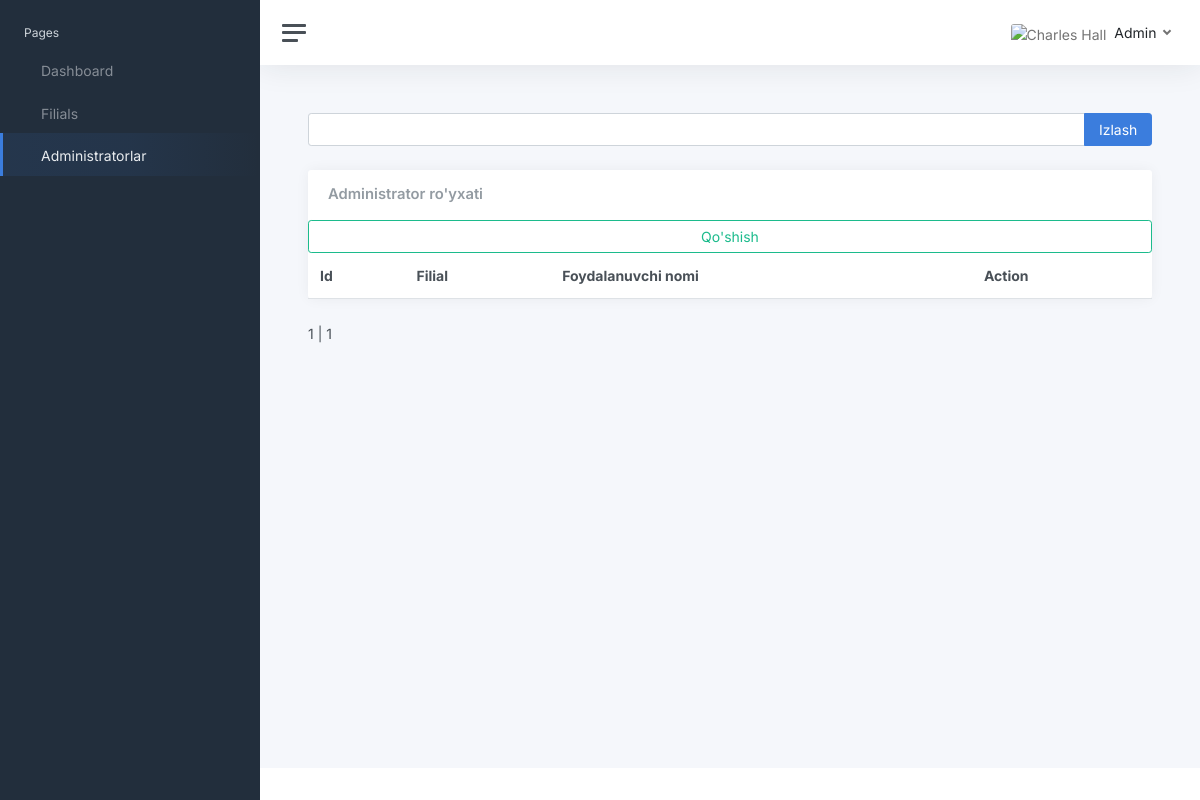
The page /superadmin/admins/ (signed in) on the database as committed earlier.
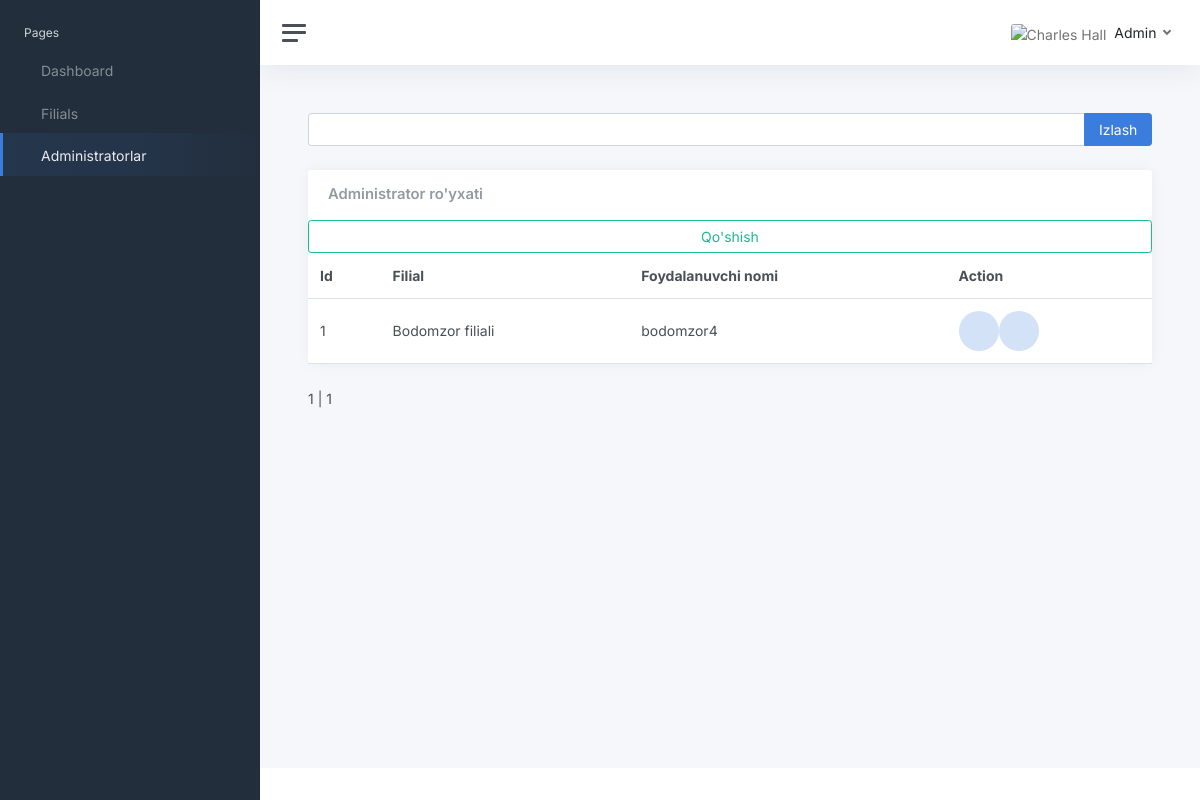
The same page on the database as committed later.
### apps/superadmin/models.py (models this page shows, shortened)
class Administrator(models.Model):
    user = models.OneToOneField(User, on_delete=models.CASCADE)
    telegram_id = models.BigIntegerField(unique=True)
    filial = models.ForeignKey(Filial, on_delete=models.SET_NULL, null=True, blank=True)
    full_name = models.CharField(max_length=255)

class Filial(models.Model):
    filial_name = models.CharField(max_length=200, null=True, blank=True)
    class Meta:
        verbose_name = "Filial"
        verbose_name_plural = "Filiallar"

### apps/superadmin/views.py (the view)
# urls.py: path('admins/', views.admin_list, name='admin_adminstrators'),
@login_required(login_url="/login/")
def admin_list(request):
    if not request.user.is_superuser:
        return redirect('/login/')
    admins = Administrator.objects.select_related('user', 'filial')
    search_query = request.GET.get('q')
    if search_query:
        admins = admins.filter(
            Q(full_name__icontains=search_query) |
            Q(user__username__icontains=search_query)
        )
    paginator = Paginator(admins, 50)
    page_number = request.GET.get('page')
    page_obj = paginator.get_page(page_number)
    context = {
        'page_obj': page_obj,
        'segment': 'admins'
    }
    return render(request, 'home/superuser/adminstrators.html', context)

### apps/templates/home/superuser/adminstrators.html (shortened to what this page needs)
{% extends "layouts/base.html" %}
{% load static %}
{% block body_class %} dashboard {% endblock body_class %}
{% block stylesheets %}
  <link href="{% static 'css/app.css' %}" rel="stylesheet">
{% endblock stylesheets %}
{% block content %}
			<main class="content">
				<div class="container-fluid p-0">
					<form class="input-group mb-4" method="get">
						<input class="form-control" type="text" name="q" value="{{ search_query }}">
						<button class="input-group-text btn btn-primary" type="submit">Izlash</button>
					</form>
					<div class="row">
						<div class="col-12 col-lg-12 col-xxl-12 d-flex">
							<div class="card flex-fill">
								<div class="card-header">
									<h5 class="card-title mb-0">Administrator ro'yxati</h5>
								</div>
								<table class="table table-hover my-0">
									<thead>
										<tr>
											<th>Id</th>
											<th>Filial</th>
											<th>Foydalanuvchi nomi</th>
											<th>Action</th>
										</tr>
									</thead>
									<tbody>
									{% for adminsitrator in page_obj %}
										<tr>
											<td class="d-none d-xl-table-cell">{{ adminsitrator.id }}</td>
											<td class="d-none d-xl-table-cell">{{ adminsitrator.filial.filial_name }}</td>
											<td class="d-none d-xl-table-cell">{{ adminsitrator.user.username }}</td>
											<td class="d-none d-md-table-cell">
												<div class="col-auto d-flex" >
													<div class="stat text-primary">
													</div>
													<div class="stat text-primary">
													</div>
												</div>
											</td>
										</tr>
									{% endfor %}
									<a class="btn btn-outline-success text-right" href="{% url 'admin_adminstrator_create' %}">
										Qo'shish
									</a>
									</tbody>
								</table>
							</div>
						</div>
					</div>
					<div class="pagination">
						<span class="step-links">
							<span class="current-page">
								{{ page_obj.number }} | {{ page_obj.paginator.num_pages }}
							</span>
						</span>
					</div>
                </div>
            </main>
{% endblock content %}

Rows that differ between the two databases and show on the page:
added Administrator: id "1", filial.filial_name "Bodomzor filiali", user.username "bodomzor4"
